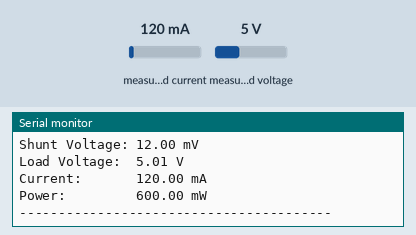
Simulated run of this sketch. Board: ESP32. Shown: the last lines printed to the serial monitor. The test bench sets the inputs (shaded band); at power-on: measured current 120 mA, measured voltage 5 V.

Above: at 1.2 s.
1.3 s: measured current set to 40 mA
At 2.5 s:
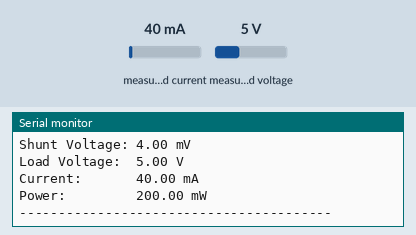
2.8 s: measured voltage set to 0.3 V
At 4.2 s:
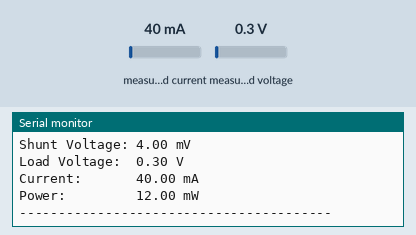
4.3 s: measured current set to 500 mA
At 6.7 s:
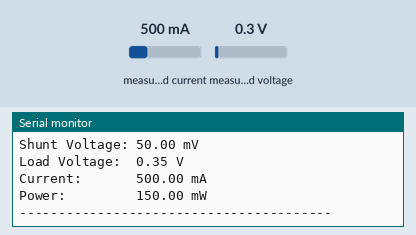
Timing chart, 0 to 8.2 s (numbered marks = the images above; inputs shaded):
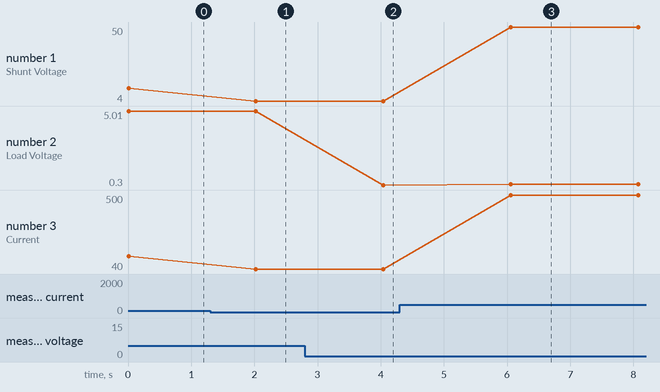

The sketch:

INA219.ino
```cpp
#include <Wire.h>
#include <Adafruit_INA219.h>

// Create an instance of the INA219 sensor (default I2C address is 0x40)
Adafruit_INA219 ina219;

void setup() {
  Serial.begin(115200);
  while (!Serial) {
    delay(10); // Wait for native USB Serial to open
  }

  Serial.println("Initializing INA219 Current Sensor...");

  // Initialize I2C on ESP32 default pins: SDA (GPIO 21), SCL (GPIO 22)
  Wire.begin(21, 22);

  // Initialize sensor
  if (!ina219.begin()) {
    Serial.println("Failed to find INA219 chip. Check your wiring and I2C address!");
    while (1) {
      delay(10);
    }
  }

  // By default, the library calibrates for 32V, 2A range.
  // For higher precision on smaller loads (up to 32V, 1A):
  // ina219.setCalibration_32V_1A();
  // Or for lower voltage (up to 16V, 400mA):
  // ina219.setCalibration_16V_400mA();

  Serial.println("INA219 initialized successfully!");
}

void loop() {
  float shuntVoltage_mV = 0.0;
  float busVoltage_V    = 0.0;
  float current_mA      = 0.0;
  float loadVoltage_V   = 0.0;
  float power_mW        = 0.0;

  // Read raw parameters
  shuntVoltage_mV = ina219.getShuntVoltage_mV();
  busVoltage_V    = ina219.getBusVoltage_V();
  current_mA      = ina219.getCurrent_mA();
  power_mW        = ina219.getPower_mW();

  // Total load voltage is the bus voltage + voltage drop across the shunt resistor
  loadVoltage_V = busVoltage_V + (shuntVoltage_mV / 1000.0);

  // Output measurements to Serial Monitor
  Serial.print("Bus Voltage:   "); Serial.print(busVoltage_V);    Serial.println(" V");
  Serial.print("Shunt Voltage: "); Serial.print(shuntVoltage_mV);  Serial.println(" mV");
  Serial.print("Load Voltage:  "); Serial.print(loadVoltage_V);   Serial.println(" V");
  Serial.print("Current:       "); Serial.print(current_mA);      Serial.println(" mA");
  Serial.print("Power:         "); Serial.print(power_mW);        Serial.println(" mW");
  Serial.println("----------------------------------------");

  delay(2000); // 2-second interval
}
```

Measured:
- after the input at 1.3 s, the serial monitor: prints a new line after 0.73 s (image 1)
- after the input at 2.8 s, the serial monitor: prints a new line after 1.2 s (image 2)
- after the input at 4.3 s, the serial monitor: prints a new line after 1.8 s (image 3)
- plotted number 1: 12 → 4 after the input at 1.3 s, 4 → 50 after the input at 4.3 s
- plotted number 2: 5 → 0.3 after the input at 2.8 s, 0.3 → 0.35 after the input at 4.3 s
- plotted number 3: 120 → 40 after the input at 1.3 s, 40 → 500 after the input at 4.3 s
